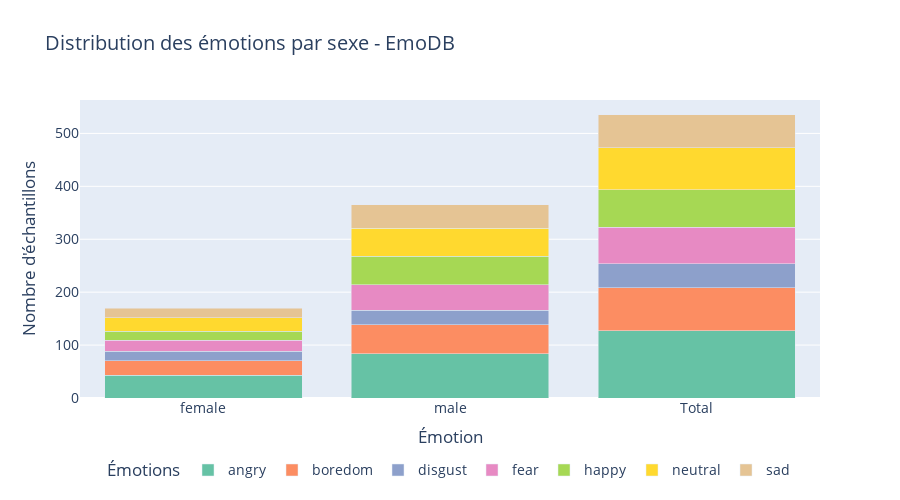
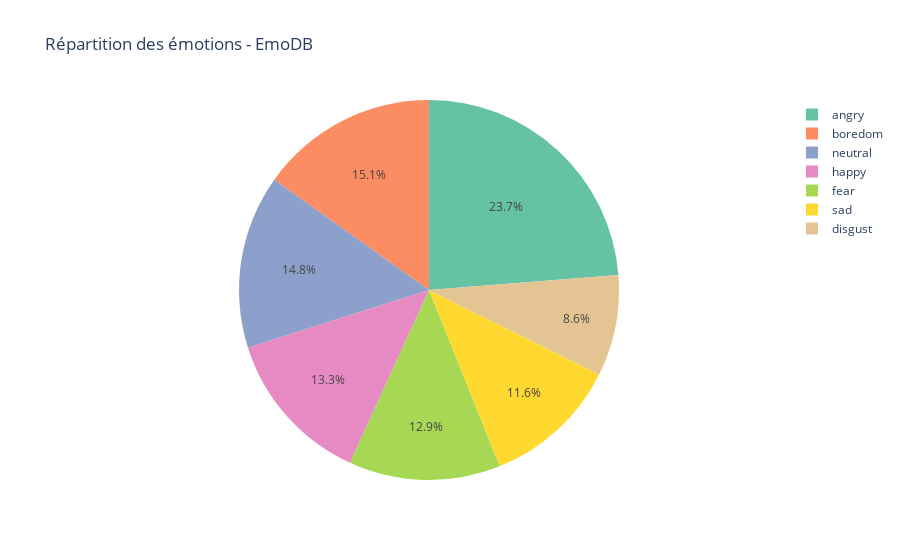

These figures' notebook cell, in order:
### Code cell
# Filtrer les données pour enlever la ligne "Total général"
col = "Total général"
count_emodb_filtered = count_emodb[count_emodb.index != col]

# Visualisation améliorée des comptages par émotion et genre pour EmoDB sans "Total général"
fig_emodb = px.bar(
    count_emodb_filtered.T,
    x=count_emodb_filtered.T.index,
    y=count_emodb_filtered.T.columns,
    title="Distribution des émotions par sexe - EmoDB",
    labels={"value": "Nombre d'échantillons", "emotion": "Émotion", "gender": "Genre"},
    barmode="stack",
    height=500,
    color_discrete_sequence=px.colors.qualitative.Set2  # Palette de couleurs améliorée
)

# Mise à jour des paramètres de mise en page
fig_emodb.update_layout(
    xaxis_title="Émotion",
    yaxis_title="Nombre d'échantillons",
    title_font_size=20,
    legend_title="Émotions",
    font=dict(size=14),
    legend=dict(orientation="h", yanchor="bottom", y=-0.3, xanchor="center", x=0.5)  # Positionnement de la légende
)

fig_emodb.show()

# Préparer les données pour le pie chart
pie_data_emodb = count_emodb_filtered["Total"].reset_index()
pie_data_emodb.columns = ["emotion", "count"]

# Créer le graphique en camembert
fig_pie_emodb = px.pie(
    pie_data_emodb,
    names="emotion",
    values="count",
    title="Répartition des émotions - EmoDB",
    color_discrete_sequence=px.colors.qualitative.Set2  # Palette de couleurs
)

# Afficher le graphique
fig_pie_emodb.show()

### Figure 1 — Plotly figure (JSON) as saved in the notebook; plotly's stock layout.template omitted (floating-point values rounded to 4 significant figures)
{"data": [{"hovertemplate": "Émotion=angry<br>Genre=%{x}<br>Nombre d'échantillons=%{y}<extra></extra>", "legendgroup": "angry", "marker": {"color": "rgb(102,194,165)", "pattern": {"shape": ""}}, "name": "angry", "orientation": "v", "showlegend": true, "textposition": "auto", "type": "bar", "x": ["female", "male", "Total"], "xaxis": "x", "y": [43, 84, 127], "yaxis": "y"}, {"hovertemplate": "Émotion=boredom<br>Genre=%{x}<br>Nombre d'échantillons=%{y}<extra></extra>", "legendgroup": "boredom", "marker": {"color": "rgb(252,141,98)", "pattern": {"shape": ""}}, "name": "boredom", "orientation": "v", "showlegend": true, "textposition": "auto", "type": "bar", "x": ["female", "male", "Total"], "xaxis": "x", "y": [27, 54, 81], "yaxis": "y"}, {"hovertemplate": "Émotion=disgust<br>Genre=%{x}<br>Nombre d'échantillons=%{y}<extra></extra>", "legendgroup": "disgust", "marker": {"color": "rgb(141,160,203)", "pattern": {"shape": ""}}, "name": "disgust", "orientation": "v", "showlegend": true, "textposition": "auto", "type": "bar", "x": ["female", "male", "Total"], "xaxis": "x", "y": [18, 28, 46], "yaxis": "y"}, {"hovertemplate": "Émotion=fear<br>Genre=%{x}<br>Nombre d'échantillons=%{y}<extra></extra>", "legendgroup": "fear", "marker": {"color": "rgb(231,138,195)", "pattern": {"shape": ""}}, "name": "fear", "orientation": "v", "showlegend": true, "textposition": "auto", "type": "bar", "x": ["female", "male", "Total"], "xaxis": "x", "y": [21, 48, 69], "yaxis": "y"}, {"hovertemplate": "Émotion=happy<br>Genre=%{x}<br>Nombre d'échantillons=%{y}<extra></extra>", "legendgroup": "happy", "marker": {"color": "rgb(166,216,84)", "pattern": {"shape": ""}}, "name": "happy", "orientation": "v", "showlegend": true, "textposition": "auto", "type": "bar", "x": ["female", "male", "Total"], "xaxis": "x", "y": [17, 54, 71], "yaxis": "y"}, {"hovertemplate": "Émotion=neutral<br>Genre=%{x}<br>Nombre d'échantillons=%{y}<extra></extra>", "legendgroup": "neutral", "marker": {"color": "rgb(255,217,47)", "pattern": {"shape": ""}}, "name": "neutral", "orientation": "v", "showlegend": true, "textposition": "auto", "type": "bar", "x": ["female", "male", "Total"], "xaxis": "x", "y": [26, 53, 79], "yaxis": "y"}, {"hovertemplate": "Émotion=sad<br>Genre=%{x}<br>Nombre d'échantillons=%{y}<extra></extra>", "legendgroup": "sad", "marker": {"color": "rgb(229,196,148)", "pattern": {"shape": ""}}, "name": "sad", "orientation": "v", "showlegend": true, "textposition": "auto", "type": "bar", "x": ["female", "male", "Total"], "xaxis": "x", "y": [18, 44, 62], "yaxis": "y"}], "layout": {"barmode": "stack", "font": {"size": 14}, "height": 500, "legend": {"orientation": "h", "title": {"text": "Émotions"}, "tracegroupgap": 0, "x": 0.5, "xanchor": "center", "y": -0.3, "yanchor": "bottom"}, "title": {"font": {"size": 20}, "text": "Distribution des émotions par sexe - EmoDB"}, "xaxis": {"anchor": "y", "domain": [0, 1], "title": {"text": "Émotion"}}, "yaxis": {"anchor": "x", "domain": [0, 1], "title": {"text": "Nombre d'échantillons"}}}}

### Figure 2 — Plotly figure (JSON) as saved in the notebook; plotly's stock layout.template omitted (floating-point values rounded to 4 significant figures)
{"data": [{"domain": {"x": [0, 1], "y": [0, 1]}, "hovertemplate": "emotion=%{label}<br>count=%{value}<extra></extra>", "labels": ["angry", "boredom", "disgust", "fear", "happy", "neutral", "sad"], "legendgroup": "", "name": "", "showlegend": true, "type": "pie", "values": [127, 81, 46, 69, 71, 79, 62]}], "layout": {"legend": {"tracegroupgap": 0}, "piecolorway": ["rgb(102,194,165)", "rgb(252,141,98)", "rgb(141,160,203)", "rgb(231,138,195)", "rgb(166,216,84)", "rgb(255,217,47)", "rgb(229,196,148)", "rgb(179,179,179)"], "title": {"text": "Répartition des émotions - EmoDB"}}}
